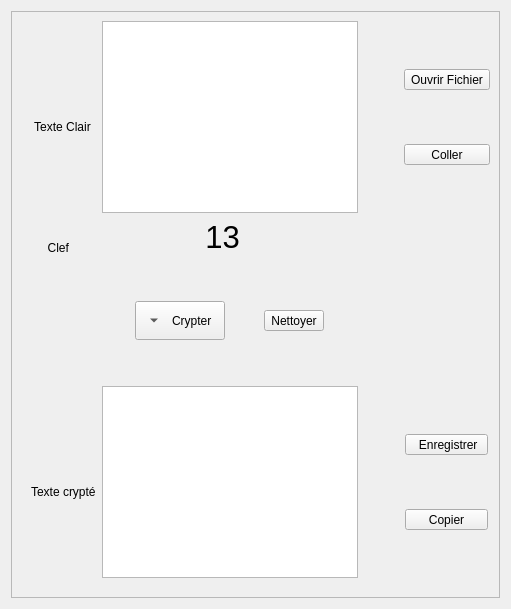
      <widget class="QWidget" name="zz">
       <attribute name="icon">
        <iconset resource="1.qrc">
         <normaloff>:/images/images/rot.png</normaloff>:/images/images/rot.png</iconset>
       </attribute>
       <attribute name="title">
        <string/>
       </attribute>
       <layout class="QHBoxLayout" name="horizontalLayout">
        <item>
         <widget class="QFrame" name="frame">
          <property name="frameShape">
           <enum>QFrame::StyledPanel</enum>
          </property>
          <property name="frameShadow">
           <enum>QFrame::Plain</enum>
          </property>
          <property name="lineWidth">
           <number>3</number>
          </property>
          <property name="midLineWidth">
           <number>3</number>
          </property>
          <layout class="QVBoxLayout" name="verticalLayout_2">
           <property name="sizeConstraint">
            <enum>QLayout::SetDefaultConstraint</enum>
           </property>
           <item>
            <layout class="QGridLayout" name="gridLayout">
             <property name="leftMargin">
              <number>10</number>
             </property>
             <item row="0" column="0">
              <layout class="QGridLayout" name="gridLayout_7">
               <item row="2" column="0">
                <widget class="QLabel" name="label_6">
                 <property name="text">
                  <string> Texte Clair</string>
                 </property>
                </widget>
               </item>
               <item row="3" column="0">
                <spacer name="verticalSpacer_5">
                 <property name="orientation">
                  <enum>Qt::Vertical</enum>
                 </property>
                 <property name="sizeHint" stdset="0">
                  <size>
                   <width>20</width>
                   <height>40</height>
                  </size>
                 </property>
                </spacer>
               </item>
               <item row="0" column="0">
                <spacer name="verticalSpacer_6">
                 <property name="orientation">
                  <enum>Qt::Vertical</enum>
                 </property>
                 <property name="sizeHint" stdset="0">
                  <size>
                   <width>20</width>
                   <height>40</height>
                  </size>
                 </property>
                </spacer>
               </item>
               <item row="1" column="0">
                <widget class="QLabel" name="label_5">
                 <property name="text">
                  <string/>
                 </property>
                 <property name="pixmap">
                  <pixmap resource="1.qrc">:/images/images/text-plain-icon.png</pixmap>
                 </property>
                </widget>
               </item>
              </layout>
             </item>
             <item row="6" column="3">
              <layout class="QGridLayout" name="gridLayout_5">
               <item row="0" column="0">
                <widget class="QToolButton" name="toolButton_6">
                 <property name="text">
                  <string>  Enregistrer </string>
                 </property>
                 <property name="icon">
                  <iconset resource="1.qrc">
                   <normaloff>:/images/images/Save-icon.png</normaloff>:/images/images/Save-icon.png</iconset>
                 </property>
                 <property name="iconSize">
                  <size>
                   <width>48</width>
                   <height>48</height>
                  </size>
                 </property>
                 <property name="toolButtonStyle">
                  <enum>Qt::ToolButtonTextUnderIcon</enum>
                 </property>
                </widget>
               </item>
               <item row="1" column="0">
                <widget class="QToolButton" name="toolButton_10">
                 <property name="text">
                  <string>     Copier     </string>
                 </property>
                 <property name="icon">
                  <iconset resource="1.qrc">
                   <normaloff>:/images/images/copy-icon.png</normaloff>:/images/images/copy-icon.png</iconset>
                 </property>
                 <property name="iconSize">
                  <size>
                   <width>48</width>
                   <height>48</height>
                  </size>
                 </property>
                 <property name="toolButtonStyle">
                  <enum>Qt::ToolButtonTextUnderIcon</enum>
                 </property>
                </widget>
               </item>
              </layout>
             </item>
             <item row="4" column="1">
              <layout class="QGridLayout" name="gridLayout_2">
               <property name="leftMargin">
                <number>0</number>
               </property>
               <property name="topMargin">
                <number>0</number>
               </property>
               <item row="0" column="1">
                <widget class="QToolButton" name="toolButton_5">
                 <property name="text">
                  <string>Nettoyer</string>
                 </property>
                 <property name="icon">
                  <iconset resource="1.qrc">
                   <normaloff>:/images/images/Actions-edit-clear-icon.png</normaloff>:/images/images/Actions-edit-clear-icon.png</iconset>
                 </property>
                 <property name="iconSize">
                  <size>
                   <width>32</width>
                   <height>32</height>
                  </size>
                 </property>
                 <property name="toolButtonStyle">
                  <enum>Qt::ToolButtonTextBesideIcon</enum>
                 </property>
                </widget>
               </item>
               <item row="0" column="0">
                <widget class="QToolButton" name="toolButton_3">
                 <property name="styleSheet">
                  <string notr="true">qlineargradien t(spread:pad, x1:0, y1:0, x2:1, y2:0, stop:0 rgba(255, 0, 0, 255), stop:0.166 rgba(255, 255, 0, 255), stop:0.333 rgba(0, 255, 0, 255), stop:0.5 rgba(0, 255, 255, 255), stop:0.666 rgba(0, 0, 255, 255), stop:0.833 rgba(255, 0, 255, 255), stop:1 rgba(255, 0, 0, 255))</string>
                 </property>
                 <property name="text">
                  <string>Crypter</string>
                 </property>
                 <property name="iconSize">
                  <size>
                   <width>32</width>
                   <height>32</height>
                  </size>
                 </property>
                 <property name="toolButtonStyle">
                  <enum>Qt::ToolButtonTextBesideIcon</enum>
                 </property>
                 <property name="arrowType">
                  <enum>Qt::DownArrow</enum>
                 </property>
                </widget>
               </item>
              </layout>
             </item>
             <item row="7" column="1">
              <layout class="QGridLayout" name="gridLayout_3">
               <property name="leftMargin">
                <number>10</number>
               </property>
               <property name="topMargin">
                <number>10</number>
               </property>
              </layout>
             </item>
             <item row="0" column="3">
              <layout class="QGridLayout" name="gridLayout_4">
               <item row="0" column="0">
                <widget class="QToolButton" name="toolButton">
                 <property name="sizePolicy">
                  <sizepolicy hsizetype="Maximum" vsizetype="Maximum">
                   <horstretch>0</horstretch>
                   <verstretch>60</verstretch>
                  </sizepolicy>
                 </property>
                 <property name="text">
                  <string>Ouvrir Fichier</string>
                 </property>
                 <property name="icon">
                  <iconset resource="1.qrc">
                   <normaloff>:/images/images/open-file-icon.png</normaloff>:/images/images/open-file-icon.png</iconset>
                 </property>
                 <property name="iconSize">
                  <size>
                   <width>48</width>
                   <height>48</height>
                  </size>
                 </property>
                 <property name="toolButtonStyle">
                  <enum>Qt::ToolButtonTextUnderIcon</enum>
                 </property>
                 <property name="autoRaise">
                  <bool>false</bool>
                 </property>
                 <property name="arrowType">
                  <enum>Qt::NoArrow</enum>
                 </property>
                </widget>
               </item>
               <item row="1" column="0">
                <widget class="QToolButton" name="toolButton_2">
                 <property name="text">
                  <string>      Coller      </string>
                 </property>
                 <property name="icon">
                  <iconset resource="1.qrc">
                   <normaloff>:/images/images/paste.png</normaloff>:/images/images/paste.png</iconset>
                 </property>
                 <property name="iconSize">
                  <size>
                   <width>48</width>
                   <height>48</height>
                  </size>
                 </property>
                 <property name="toolButtonStyle">
                  <enum>Qt::ToolButtonTextUnderIcon</enum>
                 </property>
                </widget>
               </item>
              </layout>
             </item>
             <item row="0" column="1">
              <widget class="QTextEdit" name="textEdit">
               <property name="font">
                <font>
                 <pointsize>12</pointsize>
                </font>
               </property>
              </widget>
             </item>
             <item row="5" column="1">
              <spacer name="verticalSpacer_2">
               <property name="orientation">
                <enum>Qt::Vertical</enum>
               </property>
               <property name="sizeHint" stdset="0">
                <size>
                 <width>20</width>
                 <height>40</height>
                </size>
               </property>
              </spacer>
             </item>
             <item row="3" column="1">
              <spacer name="verticalSpacer">
               <property name="orientation">
                <enum>Qt::Vertical</enum>
               </property>
               <property name="sizeHint" stdset="0">
                <size>
                 <width>20</width>
                 <height>40</height>
                </size>
               </property>
              </spacer>
             </item>
             <item row="0" column="2">
              <spacer name="horizontalSpacer_2">
               <property name="orientation">
                <enum>Qt::Horizontal</enum>
               </property>
               <property name="sizeType">
                <enum>QSizePolicy::Minimum</enum>
               </property>
               <property name="sizeHint" stdset="0">
                <size>
                 <width>40</width>
                 <height>20</height>
                </size>
               </property>
              </spacer>
             </item>
             <item row="2" column="0">
              <layout class="QGridLayout" name="gridLayout_6">
               <item row="0" column="0">
                <widget class="QLabel" name="label">
                 <property name="text">
                  <string/>
                 </property>
                 <property name="pixmap">
                  <pixmap resource="1.qrc">:/images/images/logo_axcrypt.png</pixmap>
                 </property>
                </widget>
               </item>
               <item row="1" column="0">
                <widget class="QLabel" name="label_2">
                 <property name="text">
                  <string>     Clef</string>
                 </property>
                </widget>
               </item>
              </layout>
             </item>
             <item row="2" column="1">
              <widget class="QLabel" name="label_37">
               <property name="font">
                <font>
                 <pointsize>23</pointsize>
                </font>
               </property>
               <property name="toolTip">
                <string>&lt;html&gt;&lt;head/&gt;&lt;body&gt;&lt;p&gt;&lt;span style=&quot; font-size:12pt;&quot;&gt;La valeur de la clef de l'algorithme de cryptage Rot13 est 13 &lt;/span&gt;&lt;/p&gt;&lt;/body&gt;&lt;/html&gt;</string>
               </property>
               <property name="text">
                <string>            13</string>
               </property>
              </widget>
             </item>
             <item row="6" column="0">
              <layout class="QGridLayout" name="gridLayout_8">
               <item row="1" column="0">
                <widget class="QLabel" name="label_3">
                 <property name="text">
                  <string/>
                 </property>
                 <property name="pixmap">
                  <pixmap resource="1.qrc">:/images/images/document_encrypted_gold.png</pixmap>
                 </property>
                </widget>
               </item>
               <item row="3" column="0">
                <spacer name="verticalSpacer_3">
                 <property name="orientation">
                  <enum>Qt::Vertical</enum>
                 </property>
                 <property name="sizeHint" stdset="0">
                  <size>
                   <width>20</width>
                   <height>40</height>
                  </size>
                 </property>
                </spacer>
               </item>
               <item row="2" column="0">
                <widget class="QLabel" name="label_4">
                 <property name="text">
                  <string>Texte crypté</string>
                 </property>
                </widget>
               </item>
               <item row="0" column="0">
                <spacer name="verticalSpacer_4">
                 <property name="orientation">
                  <enum>Qt::Vertical</enum>
                 </property>
                 <property name="sizeHint" stdset="0">
                  <size>
                   <width>20</width>
                   <height>40</height>
                  </size>
                 </property>
                </spacer>
               </item>
              </layout>
             </item>
             <item row="6" column="1">
              <widget class="QPlainTextEdit" name="plainTextEdit">
               <property name="font">
                <font>
                 <family>Arial</family>
                 <pointsize>12</pointsize>
                </font>
               </property>
              </widget>
             </item>
            </layout>
           </item>
          </layout>
         </widget>
        </item>
       </layout>
      </widget>
